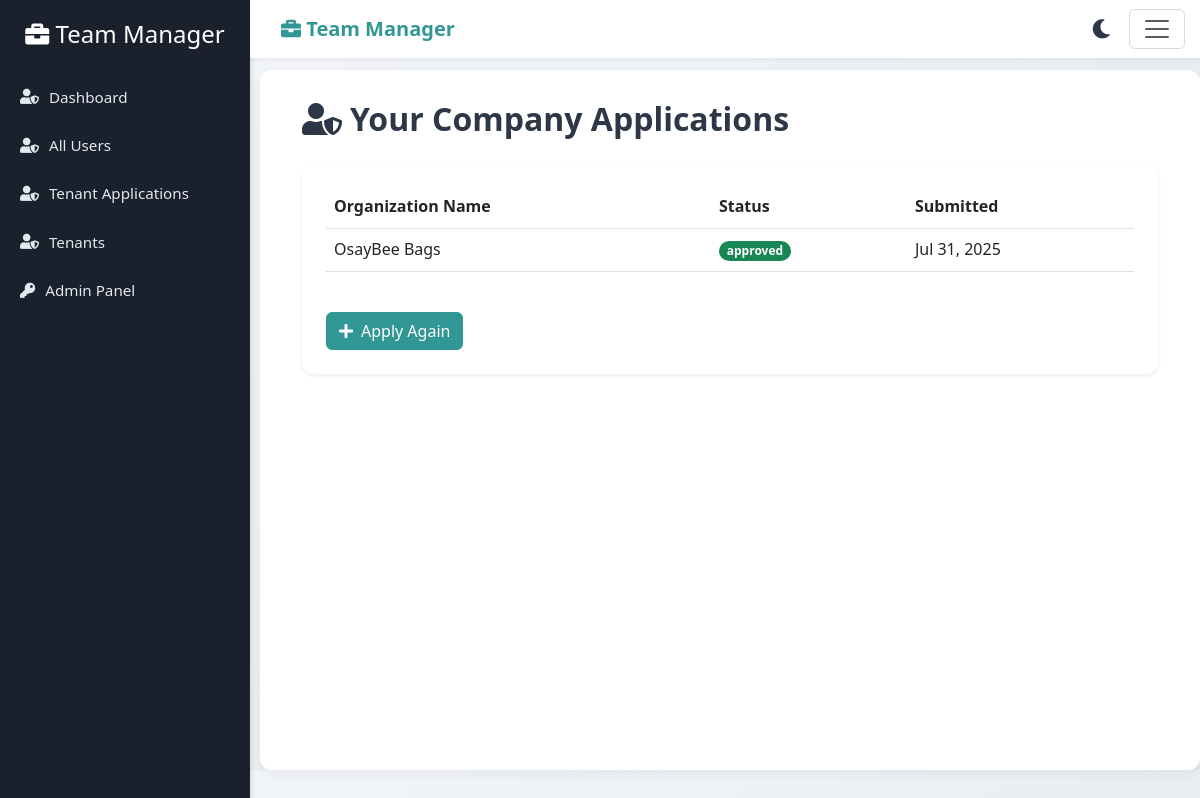
The page /tenants/application-status/22/ (signed in) on the database its author committed.
### tenants/models.py (models this page shows, shortened)
class TenantApplication(models.Model):
    STATUS_CHOICES = [
        ('pending', 'Pending'),
        ('approved', 'Approved'),
        ('rejected', 'Rejected'),
    ]
    username = models.CharField(max_length=150, unique=True, help_text="Required. Letters, digits and @/./+/-/_ only.")
    email = models.EmailField(unique=True, help_text="Enter a valid email address.")
    password = models.CharField(max_length=255)
    organization_name = models.CharField(max_length=100, unique=True)
    slug = models.SlugField(max_length=100, unique=True, help_text="Short name used in the URL. Can only contain lowercase letters, numbers and hyphens.")
    status = models.CharField(max_length=20, choices=STATUS_CHOICES, default='pending')
    created_at = models.DateTimeField(auto_now_add=True)
    updated_at = models.DateTimeField(auto_now=True)

### tenants/views.py (the view)
# urls.py: path('application-status/<int:identifier>/', application_status, name='application_status'),
def application_status(request, identifier):
    applications = TenantApplication.objects.filter(id=identifier)
    logger.debug(f"Listed {applications.count()} applications for identifier: {identifier}")
    if not applications:
        messages.warning(request, "No applications found for the provided identifier.")
    return render(request, 'tenants/application_status.html', {'applications': applications})

### documents/context_processors.py (called while the page is built)
def notification_count(request):
    if request.user.is_authenticated:
        if not hasattr(request, 'tenant') or (not request.user.is_superuser and request.user.tenant != request.tenant):
            logger.error(f"Unauthorized access by user {request.user.username}: tenant mismatch")
            return {'unseen_notification_count': 0}
    print("Meer>>>>>", request)
    if request.user.is_authenticated:
        if request.user.is_superuser:
            user = CustomUser.objects.get(username=request.user.username)
        else:
            user = CustomUser.objects.get(username=request.user.username, tenant=request.tenant)
        count = UserNotification.objects.filter(user=user, dismissed=False).count()
        return {'unseen_notification_count': count}
    return {'unseen_notification_count': 0}

### documents/models.py (called while the page is built)
    def __str__(self):
        return self.username

### tenants/templates/tenants/application_status.html (shortened to what this page needs)
{% extends "base.html" %}
{% load static %}
{% block content %}
<div class="container-fluid">
    <h2 class="mb-4" style="font-weight: 600; color: #2d3748;">
        <i class="fas fa-user-shield me-2"></i>Your Company Applications
    </h2>
    <div class="card shadow-sm border-0" style="border-radius: 12px; background: #ffffff;">
        <div class="card-body p-4">
            {% if applications %}
            <div class="table-responsive">
                <table class="table table-hover">
                    <thead>
                        <tr style="background: #f8fafc; color: #2d3748;">
                            <th scope="col">Organization Name</th>
                            <th scope="col">Status</th>
                            <th scope="col">Submitted</th>
                        </tr>
                    </thead>
                    <tbody>
                        {% for application in applications %}
                        <tr style="transition: background-color 0.2s ease;">
                            <td>{{ application.organization_name }}</td>
                            <td>
                                <span class="badge {% if application.status == 'pending' %}bg-warning{% elif application.status == 'approved' %}bg-success{% else %}bg-danger{% endif %}">
                                    {{ application.status }}
                                </span>
                            </td>
                            <td>{{ application.created_at|date:"M d, Y" }}</td>
                        </tr>
                        {% endfor %}
                    </tbody>
                </table>
            </div>
            {% else %}
            <p class="text-muted text-center">No company applications found.</p>
            {% endif %}
            <div class="mt-4">
                <a href="{% url 'apply_for_tenant' %}" class="btn btn-primary" title="Apply for a New Tenant" aria-label="Apply for a New Tenant">
                    <i class="fas fa-plus me-2"></i>Apply Again
                </a>
            </div>
        </div>
    </div>
</div>
{% endblock %}

### tenants/templates/tenants/application_status.html (style rules this page uses)
.btn-primary { background-color: #319795; border-color: #319795; transition: background-color 0.2s ease; }

### rows shown on the page
TenantApplication: organization_name "OsayBee Bags", status "approved", created_at "Jul 31, 2025"

### other values the page prints
{{ tenant.name|default:"Team Manager" }} "Team Manager"
